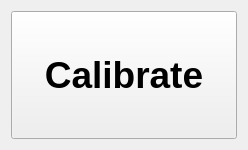
<?xml version="1.0" encoding="UTF-8"?>
<ui version="4.0">
 <class>calibration_control</class>
 <widget class="QWidget" name="calibration_control">
  <property name="geometry">
   <rect>
    <x>0</x>
    <y>0</y>
    <width>248</width>
    <height>150</height>
   </rect>
  </property>
  <property name="sizePolicy">
   <sizepolicy hsizetype="Preferred" vsizetype="Maximum">
    <horstretch>0</horstretch>
    <verstretch>0</verstretch>
   </sizepolicy>
  </property>
  <property name="maximumSize">
   <size>
    <width>16777215</width>
    <height>150</height>
   </size>
  </property>
  <property name="windowTitle">
   <string>Calibration Control</string>
  </property>
  <layout class="QVBoxLayout" name="_2">
   <item>
    <widget class="QPushButton" name="cal_button">
     <property name="sizePolicy">
      <sizepolicy hsizetype="Minimum" vsizetype="Preferred">
       <horstretch>0</horstretch>
       <verstretch>0</verstretch>
      </sizepolicy>
     </property>
     <property name="font">
      <font>
       <pointsize>28</pointsize>
       <weight>75</weight>
       <bold>true</bold>
      </font>
     </property>
     <property name="text">
      <string>Calibrate</string>
     </property>
    </widget>
   </item>
  </layout>
 </widget>
 <resources/>
 <connections/>
</ui>
